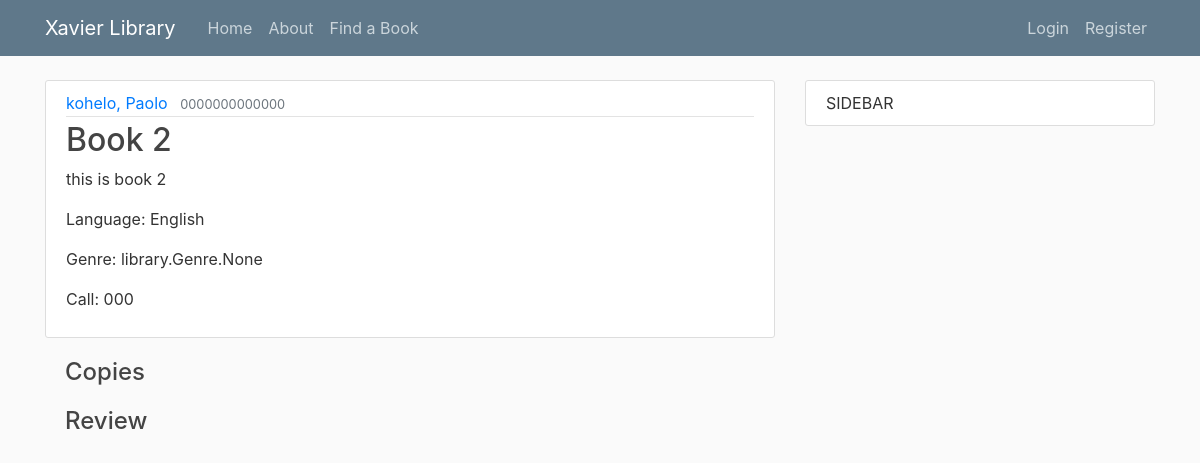
/book/2/, run on an earlier commit of the app's database.
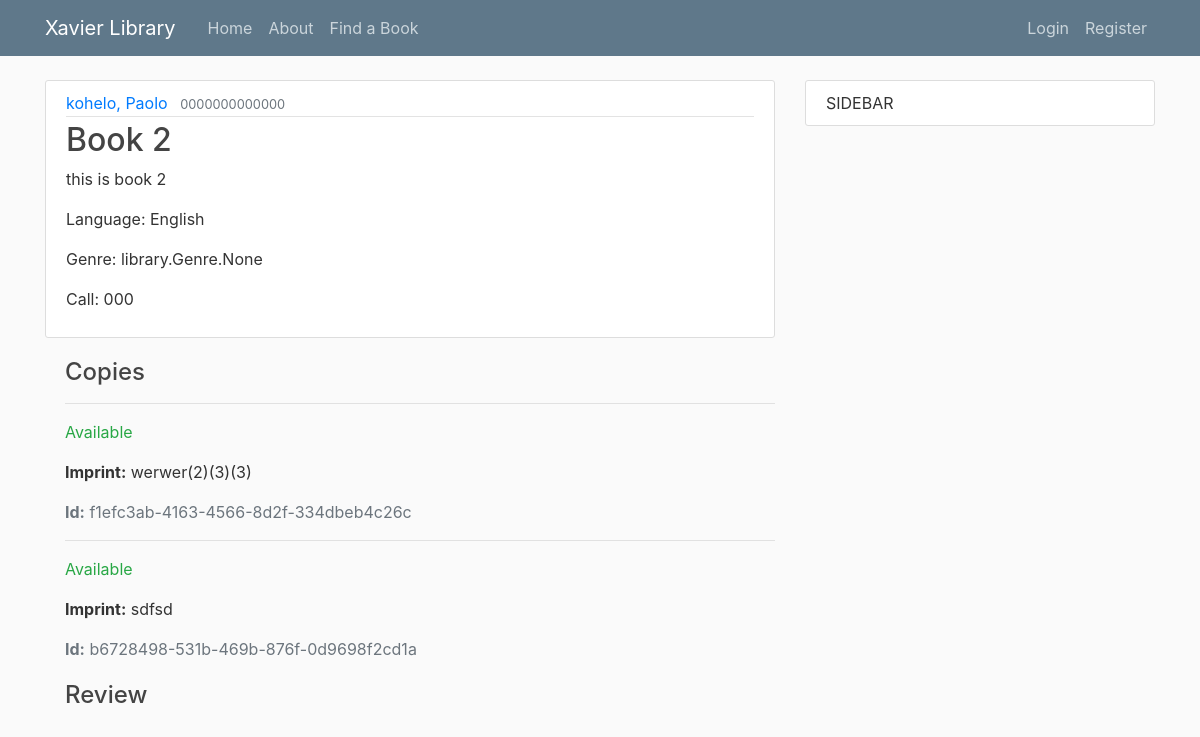
And on a later commit of the database.
### library/models.py (models this page shows, shortened)
class BookInstance(models.Model):
    id = models.UUIDField(primary_key=True, default=uuid.uuid4,
                          help_text="Unique ID for this particular book across whole library")
    book = models.ForeignKey('Book', on_delete=models.SET_NULL, null=True)
    imprint = models.CharField(max_length=200)
    due_back = models.DateField(null=True, blank=True)
    borrower = models.ForeignKey(User, on_delete=models.SET_NULL, null=True, blank=True)
    LOAN_STATUS = (
        ('d', 'Maintenance'),
        ('o', 'On loan'),
        ('a', 'Available'),
        ('r', 'Reserved'),
    )
    status = models.CharField(
        max_length=1,
        choices=LOAN_STATUS,
        blank=True,
        default='d',
        help_text='Book availability')
    class Meta:
        ordering = ['due_back']
        permissions = (("can_mark_returned", "Set book as returned"),)

### library/views.py (the view)
# urls.py: path('book/<int:pk>/',BookDetailView.as_view(), name='book-detail'),#path('book/<book>',views.book, name='library-book'),
class BookDetailView(DetailView):
	model = Book

### library/models.py (called while the page is built)
    def __str__(self):
        return self.name

    def __str__(self):
        return '{0}, {1}'.format(self.last_name, self.first_name)

### library/templates/library/book_detail.html (shortened to what this page needs)
{% extends "library/base.html" %}
{% block content%}
			<article class="media content-section">
			  <div class="media-body">
			    <div class="article-metadata">
			      <a class="mr-2" href="#">{{ object.author }}</a>
			      <small class="text-muted">{{ object.isbn }}</small>
			    </div>
			    <h2 class="article-title">{{ object.title }}</h2>
			    <p class="article-content">{{ object.summary }}</p>
			    <p class="article-content">Language: {{ object.language }}</p>
			    <p class="article-content">Genre: {{ object.genre }}</p>
			    <p class="article-content">Call: {{ object.call }}</p>
			  </div>
			 </article>
			  <div style="margin-left:20px;margin-top:20px">
			    <h4>Copies</h4>
			    {% for copy in object.bookinstance_set.all %}
			      <hr>
			      <p class="{% if copy.status == 'a' %}text-success{% elif copy.status == 'm' %}text-danger{% else %}text-warning{% endif %}">
			        {{ copy.get_status_display }}
			      </p>
			      <p><strong>Imprint:</strong> {{ copy.imprint }}</p>
			      <p class="text-muted"><strong>Id:</strong> {{ copy.id }}</p>
			    {% endfor %}
			  </div>
			<div style="margin-left:20px;margin-top:20px">
			    <h4>Review</h4>
			  </div>
{% endblock content %}

What changed in the data, as far as the page shows it:
added BookInstance: status "Available", imprint "werwer(2)(3)(3)", id "f1efc3ab-4163-4566-8d2f-334dbeb4c26c"
added BookInstance: status "Available", imprint "sdfsd", id "b6728498-531b-469b-876f-0d9698f2cd1a"
